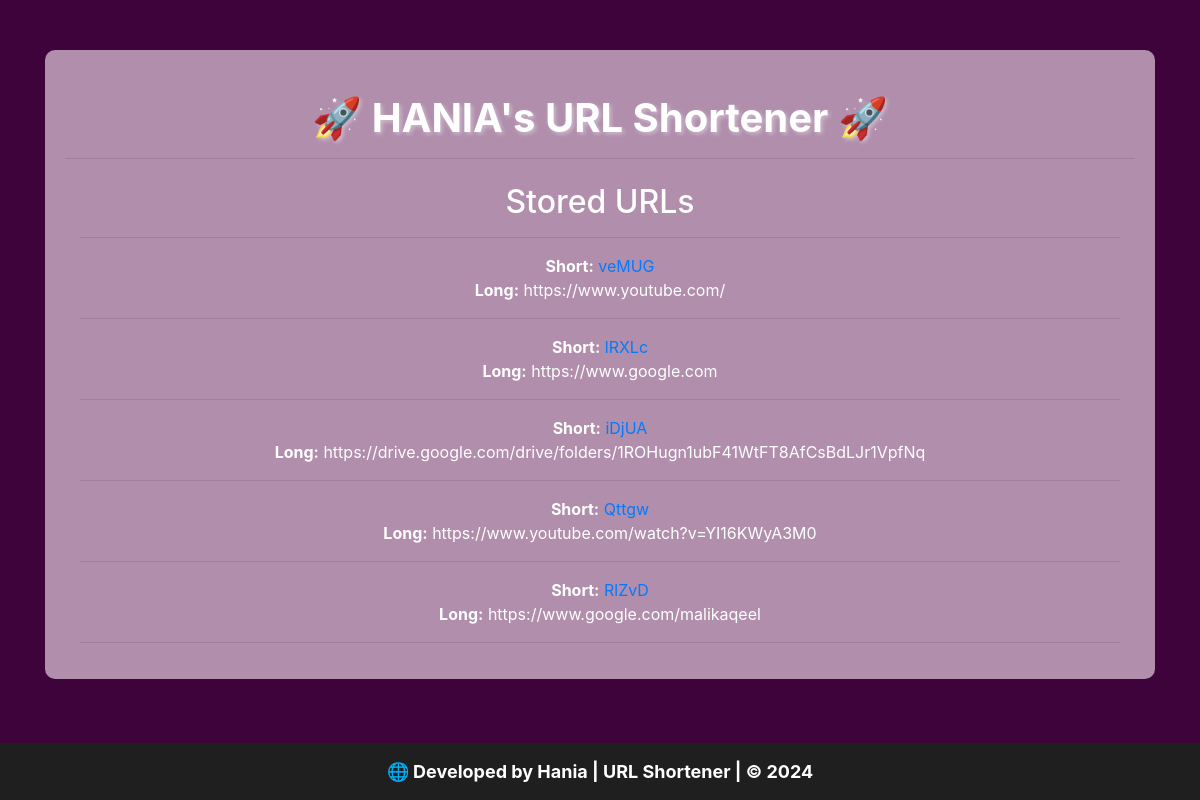
Page /all_urls on the committed database.
### app.py (models this page shows, shortened)
class Urls(db.Model):
    id_ = db.Column(db.Integer, primary_key=True)
    long = db.Column(db.String(), nullable=False)
    short = db.Column(db.String(10), unique=True, nullable=False)

### app.py (the view)
@app.route('/all_urls')
def display_all():
    urls = Urls.query.all()
    return render_template('all_urls.html', vals=urls)

### templates/all_urls.html (shortened to what this page needs)
{% extends "base.html" %}
{% block content %}
<div class="container mt-4">
    <h2>Stored URLs</h2>
    <hr>
    {% for url in vals %}
        <p><strong>Short:</strong>
            <a href="{{ url_for('redirection', short_url=url.short) }}" target="_blank">
                {{ url.short }}
            </a>
            <br>
            <strong>Long:</strong> {{ url.long }}
        </p>
        <hr>
    {% endfor %}
</div>
{% endblock %}

### templates/base.html (shortened to what this page needs)
<!doctype html>
<html lang="en">
<head>
    <link rel="stylesheet" href="https://stackpath.bootstrapcdn.com/bootstrap/4.5.2/css/bootstrap.min.css">
</head>
<body>
    <div class="container">
        <div class="container-fluid text-center">
            <h1 class="mt-4">🚀 HANIA's URL Shortener 🚀</h1>
            <hr>
            {% block content %}{% endblock %}
        </div>
    </div>
    <div class="footer">
        🌐 Developed by Hania | URL Shortener | © 2024
    </div>
</body>
</html>

### templates/base.html (style rules this page uses)
body { background: #3f033b; color: white; display: flex; flex-direction: column; min-height: 100vh; }
.container-fluid { background: rgba(189, 158, 185, 0.9); padding: 20px; border-radius: 10px; margin-top: 50px; flex: 1; }
h1 { text-shadow: 2px 2px 4px rgba(255, 255, 255, 0.4); font-weight: bold; }
.footer { background: #1f1f1f; color: white; text-align: center; padding: 15px 0; font-size: 18px; font-weight: bold; margin-top: auto; }

### rows in the picture
Urls: short "veMUG", long "https://www.youtube.com/"
Urls: short "lRXLc", long "https://www.google.com"
Urls: short "iDjUA", long "https://drive.google.com/drive/folders/1ROHugn1ubF41WtFT8AfCsBdLJr1VpfNq"
Urls: short "Qttgw", long "https://www.youtube.com/watch?v=YI16KWyA3M0"
Urls: short "RlZvD", long "https://www.google.com/malikaqeel"
